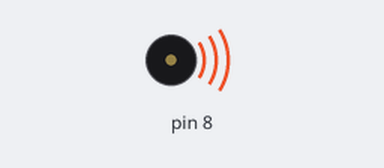
The sketch below on a simulated Arduino Uno, built with avr-gcc and run on an emulated ATmega328P. Parts: buzzer (waves = sounding).

Above: at 1.7 s.
At 44.3 s:
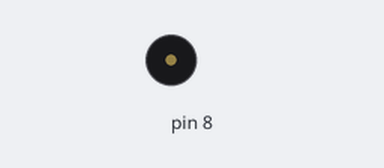
Timing chart, 0 to 45.8 s (numbered marks = the images above):
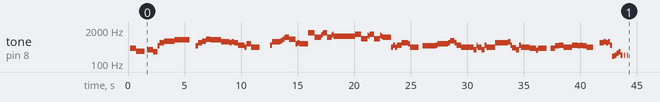

The sketch:

buzzer_songs.ino
```cpp
/***   Global variables   ***/

/***   Function declaration   ***/
long playMelody(int pin, String melody);

void setup()
{
    //Buzzer is connected to pin 8
    //Bethoveen
    playMelody(8,String("0,187,392,187,392,187,392,187,311,750,0,187,349,187,349,187,349,187,294,375;"));
    //I want to break free
    playMelody(8,String("494,187,659,375,740,375,740,375,740,187,831,1312,0,562,494,187,659,375,740,375,880,375,831,937;"));
    //We're the champions
    playMelody(8,String("698,750,659,187,698,187,659,375,523,562,440,187,587,375,440,750,0,562,0,375,523,187,698,750,784,187,880,187,1047,375,880,562,587,187,659,187,587,750;"));
    //Game of thrones
    playMelody(8,String("1568,562,1047,562,1245,93,1397,93,1568,375,1047,375,1245,93,1397,93,1175,1875,1397,562,932,562,1245,93,1175,93,1397,375,932,562,1245,93,1175,93,1047,750;"));
    //Imagine
    playMelody(8,String("440,187,523,187,440,187,523,375,659,187,659,375,587,187,440,750,0,375,494,187,494,562,494,375,523,187,587,937,659,187,784,375,659,93,659,93,523,375;"));
    //Star Wars (imperial march)
    playMelody(8,String("440,375,440,375,440,375,349,250,523,93,440,375,349,250,523,187,440,750,659,375,659,375,659,375,698,250,523,93,415,375,349,250,523,187,440,750;"));
    //Love is in the air
    playMelody(8,String("392,187,392,187,392,187,330,187,392,750,0,375,392,187,392,187,494,187,494,187,523,187,523,187,440,750;"));
    //No woman, no cry
    playMelody(8,String("523,562,494,187,523,187,494,187,494,187,440,562,0,562,659,375,698,187,659,187,698,187,523,187;"));
    //Thriller
    playMelody(8,String("196,187,220,187,262,187,294,187,220,187,0,93,220,93,0,187,220,93;"));
}


void loop()
{


}

/***   Function definition   ***/
long playMelody(int pin, String melody)
{
int first=0;
int second=0;
int note;
int duration;
int go_on=1;
while(go_on)
{
  second=melody.indexOf(',');
  note=melody.substring(first,second).toInt();
  first=second+1;
  melody=melody.substring(first);
  first=0;
  second=melody.indexOf(',');
  if (second==-1)
    go_on=0;
  duration=melody.substring(first,second).toInt();
  first=second+1;
  melody=melody.substring(first);
  first=0;
  tone(pin,note,duration);
  delay(duration);
  noTone(pin);
 }
}
```
